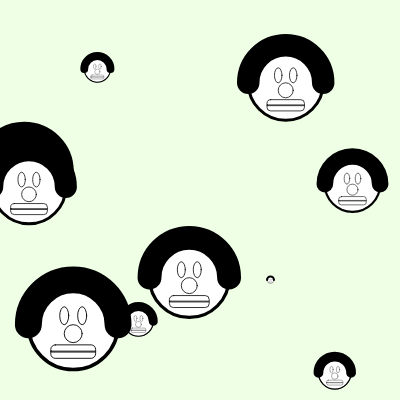
Frame 1 (no input)
Frame 60 (no input): identical to frame 1, image omitted
Frame 120 (the mouse pressed at the canvas centre since frame 60): identical to frame 1, image omitted

The p5.js sketch that drew this single still picture (run headless with seeded random() and noise() and a simulated clock; from frame 60 on, the mouse is pressed at the canvas centre):

// p5.js sketch
// ── sketch.js
//Many Random Face Sizes
var centerX = 0;
var centerY = 0;
var scaling = 3;

function setup() {
  createCanvas(400, 400);
  centerX = width / 2;
  centerY = height / 2;
  stamp(123,123,2);
  //generates one image at 123 x & y, scaled by two
  background(color('hsb(100, 10%, 100%)')); //light green
  for(var i = 0; i < 10; i++) {
    stamp(random(width),random(height), random(0.0,1.0));
    //random(width&height:any number from 0 to 400),
    //random(scales image any number from 0 to 2)
    //generates ten images sizing from 0 to the number
    }
}

function draw() {
}

function stamp(posX, posY, scales) {
  push();
  fill(255);
  strokeWeight(1);

  translate(posX-(scales * centerX), posY-(scales * centerY));
  scale(scales);
//allows drawing to multiply

  //face
  ellipse(centerX, centerY, 100, 100);
  //nose
  ellipse(centerX, centerY + 10, 20, 20);
  //eyes
  ellipse(centerX - 10, centerY - 10, 10, 20);
  ellipse(centerX + 10, centerY - 10, 10, 20);
  rectMode(CENTER);
  rect(centerX, centerY + 30, 50, 15, 5);
  rect(centerX, centerY + 30, 50, 1, 1);

  noFill();
  strokeWeight(4);
  arc(centerX,centerY,100,100, 0,PI)
  strokeWeight(30);
  arc(centerX,centerY,100,100, PI,TWO_PI)

  pop();
  //within push and pop is all of the things that will be manipulated,
  //ie, your complete drawing
}
